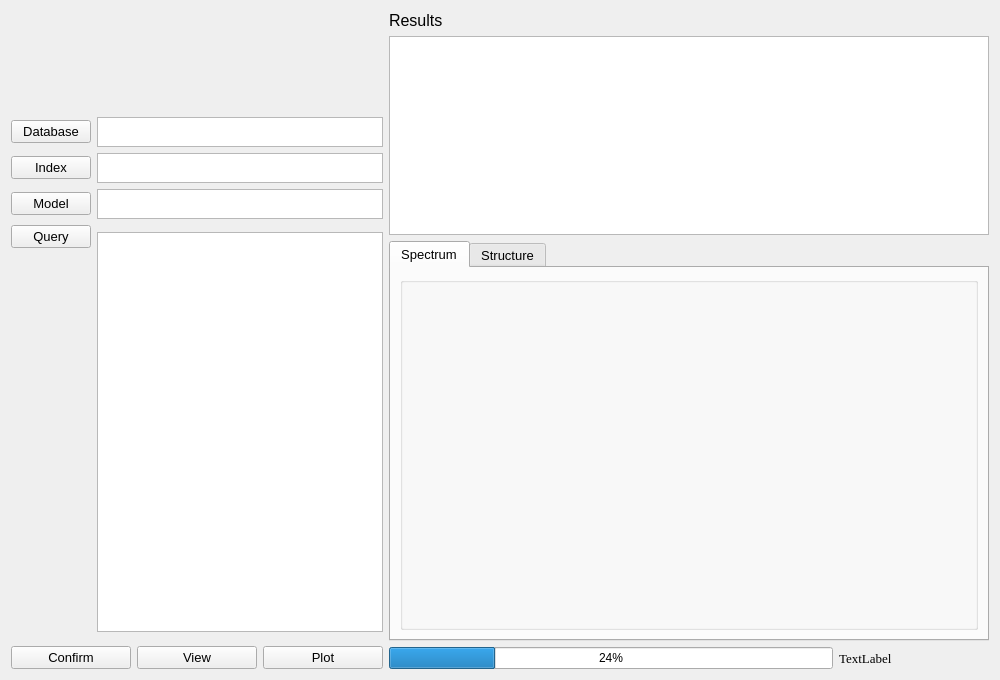
<?xml version="1.0" encoding="UTF-8"?>
<ui version="4.0">
 <class>Form</class>
 <widget class="QWidget" name="Form">
  <property name="geometry">
   <rect>
    <x>0</x>
    <y>0</y>
    <width>1000</width>
    <height>680</height>
   </rect>
  </property>
  <property name="minimumSize">
   <size>
    <width>1000</width>
    <height>680</height>
   </size>
  </property>
  <property name="maximumSize">
   <size>
    <width>1000</width>
    <height>680</height>
   </size>
  </property>
  <property name="windowTitle">
   <string>Form</string>
  </property>
  <layout class="QGridLayout" name="gridLayout_2">
   <item row="0" column="0">
    <layout class="QGridLayout" name="gridLayout">
     <item row="5" column="0">
      <spacer name="verticalSpacer">
       <property name="orientation">
        <enum>Qt::Vertical</enum>
       </property>
       <property name="sizeHint" stdset="0">
        <size>
         <width>20</width>
         <height>40</height>
        </size>
       </property>
      </spacer>
     </item>
     <item row="2" column="1">
      <widget class="QTextBrowser" name="textBrowserIndex">
       <property name="minimumSize">
        <size>
         <width>0</width>
         <height>30</height>
        </size>
       </property>
       <property name="maximumSize">
        <size>
         <width>16777215</width>
         <height>30</height>
        </size>
       </property>
       <property name="font">
        <font>
         <family>Arial</family>
         <pointsize>10</pointsize>
        </font>
       </property>
      </widget>
     </item>
     <item row="2" column="0">
      <widget class="QPushButton" name="pushButtonIndex">
       <property name="font">
        <font>
         <family>Arial</family>
         <pointsize>10</pointsize>
        </font>
       </property>
       <property name="text">
        <string>Index</string>
       </property>
      </widget>
     </item>
     <item row="4" column="0">
      <widget class="QPushButton" name="pushButtonQue">
       <property name="font">
        <font>
         <family>Arial</family>
         <pointsize>10</pointsize>
        </font>
       </property>
       <property name="text">
        <string>Query</string>
       </property>
      </widget>
     </item>
     <item row="1" column="0">
      <widget class="QPushButton" name="pushButtonComp">
       <property name="font">
        <font>
         <family>Arial</family>
         <pointsize>10</pointsize>
        </font>
       </property>
       <property name="text">
        <string>Database</string>
       </property>
      </widget>
     </item>
     <item row="1" column="1">
      <widget class="QTextBrowser" name="textBrowserComp">
       <property name="minimumSize">
        <size>
         <width>0</width>
         <height>30</height>
        </size>
       </property>
       <property name="maximumSize">
        <size>
         <width>16777215</width>
         <height>30</height>
        </size>
       </property>
       <property name="font">
        <font>
         <family>Arial</family>
         <pointsize>10</pointsize>
        </font>
       </property>
      </widget>
     </item>
     <item row="3" column="0">
      <widget class="QPushButton" name="pushButtonMod">
       <property name="font">
        <font>
         <family>Arial</family>
         <pointsize>10</pointsize>
        </font>
       </property>
       <property name="text">
        <string>Model</string>
       </property>
      </widget>
     </item>
     <item row="3" column="1">
      <widget class="QTextBrowser" name="textBrowserMod">
       <property name="minimumSize">
        <size>
         <width>0</width>
         <height>30</height>
        </size>
       </property>
       <property name="maximumSize">
        <size>
         <width>16777215</width>
         <height>30</height>
        </size>
       </property>
       <property name="font">
        <font>
         <family>Arial</family>
         <pointsize>10</pointsize>
        </font>
       </property>
      </widget>
     </item>
     <item row="4" column="1" rowspan="2">
      <widget class="QListWidget" name="listWidgetQue">
       <property name="minimumSize">
        <size>
         <width>0</width>
         <height>350</height>
        </size>
       </property>
       <property name="maximumSize">
        <size>
         <width>16777215</width>
         <height>400</height>
        </size>
       </property>
       <property name="font">
        <font>
         <family>Arial</family>
         <pointsize>10</pointsize>
        </font>
       </property>
      </widget>
     </item>
     <item row="6" column="0" colspan="2">
      <layout class="QHBoxLayout" name="horizontalLayout">
       <item>
        <widget class="QPushButton" name="pushButtonOk">
         <property name="font">
          <font>
           <family>Arial</family>
           <pointsize>10</pointsize>
          </font>
         </property>
         <property name="text">
          <string>Confirm</string>
         </property>
        </widget>
       </item>
       <item>
        <widget class="QPushButton" name="pushButtonView">
         <property name="font">
          <font>
           <family>Arial</family>
           <pointsize>10</pointsize>
          </font>
         </property>
         <property name="text">
          <string>View</string>
         </property>
        </widget>
       </item>
       <item>
        <widget class="QPushButton" name="pushButtonPlot">
         <property name="font">
          <font>
           <family>Arial</family>
           <pointsize>10</pointsize>
          </font>
         </property>
         <property name="text">
          <string>Plot</string>
         </property>
        </widget>
       </item>
      </layout>
     </item>
     <item row="0" column="0" colspan="2">
      <widget class="QLabel" name="label_2">
       <property name="minimumSize">
        <size>
         <width>0</width>
         <height>100</height>
        </size>
       </property>
       <property name="text">
        <string/>
       </property>
       <property name="pixmap">
        <pixmap>FastEI.png</pixmap>
       </property>
       <property name="alignment">
        <set>Qt::AlignCenter</set>
       </property>
      </widget>
     </item>
    </layout>
   </item>
   <item row="0" column="1">
    <layout class="QVBoxLayout" name="verticalLayout_3">
     <item>
      <layout class="QVBoxLayout" name="verticalLayout_2">
       <item>
        <widget class="QLabel" name="label">
         <property name="font">
          <font>
           <family>Arial</family>
           <pointsize>12</pointsize>
          </font>
         </property>
         <property name="text">
          <string>Results</string>
         </property>
        </widget>
       </item>
       <item>
        <widget class="QTableWidget" name="tableWidgetRes">
         <property name="minimumSize">
          <size>
           <width>600</width>
           <height>0</height>
          </size>
         </property>
         <property name="maximumSize">
          <size>
           <width>800</width>
           <height>16777215</height>
          </size>
         </property>
         <property name="font">
          <font>
           <family>Arial</family>
           <pointsize>10</pointsize>
          </font>
         </property>
        </widget>
       </item>
       <item>
        <widget class="QTabWidget" name="tabWidget">
         <property name="minimumSize">
          <size>
           <width>0</width>
           <height>400</height>
          </size>
         </property>
         <property name="font">
          <font>
           <family>Arial</family>
           <pointsize>10</pointsize>
          </font>
         </property>
         <property name="currentIndex">
          <number>0</number>
         </property>
         <widget class="QWidget" name="tab">
          <attribute name="title">
           <string>Spectrum</string>
          </attribute>
          <layout class="QGridLayout" name="gridLayout_3">
           <item row="0" column="0">
            <widget class="QGroupBox" name="groupBoxSpe">
             <property name="title">
              <string/>
             </property>
            </widget>
           </item>
          </layout>
         </widget>
         <widget class="QWidget" name="tab_3">
          <attribute name="title">
           <string>Structure</string>
          </attribute>
          <layout class="QGridLayout" name="gridLayout_4">
           <item row="0" column="0">
            <widget class="QGroupBox" name="groupBoxMol">
             <property name="minimumSize">
              <size>
               <width>0</width>
               <height>300</height>
              </size>
             </property>
             <property name="title">
              <string/>
             </property>
            </widget>
           </item>
          </layout>
         </widget>
        </widget>
       </item>
      </layout>
     </item>
     <item>
      <layout class="QHBoxLayout" name="horizontalLayout_3">
       <item>
        <widget class="QProgressBar" name="progressBar">
         <property name="value">
          <number>24</number>
         </property>
        </widget>
       </item>
       <item>
        <widget class="QLabel" name="labelStatus">
         <property name="minimumSize">
          <size>
           <width>150</width>
           <height>0</height>
          </size>
         </property>
         <property name="font">
          <font>
           <family>Times New Roman</family>
           <pointsize>10</pointsize>
          </font>
         </property>
         <property name="text">
          <string>TextLabel</string>
         </property>
        </widget>
       </item>
      </layout>
     </item>
    </layout>
   </item>
  </layout>
 </widget>
 <resources/>
 <connections/>
</ui>
